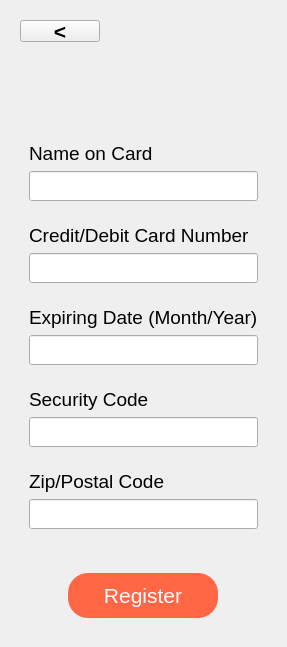
      <widget class="QWidget" name="customerCardInfopage">
       <layout class="QVBoxLayout" name="verticalLayout_42">
        <item alignment="Qt::AlignLeft">
         <widget class="QFrame" name="frame_29">
          <property name="minimumSize">
           <size>
            <width>0</width>
            <height>40</height>
           </size>
          </property>
          <property name="maximumSize">
           <size>
            <width>16777215</width>
            <height>40</height>
           </size>
          </property>
          <property name="frameShape">
           <enum>QFrame::NoFrame</enum>
          </property>
          <property name="frameShadow">
           <enum>QFrame::Raised</enum>
          </property>
          <layout class="QVBoxLayout" name="verticalLayout_32">
           <item>
            <widget class="QPushButton" name="RegisterBack_pushButton_3">
             <property name="font">
              <font>
               <family>Helvetica</family>
               <pointsize>16</pointsize>
               <weight>75</weight>
               <bold>true</bold>
              </font>
             </property>
             <property name="styleSheet">
              <string notr="true">QPushButton {
	border:0xp;
	color: rgb(0, 0, 0);
}

QPushButton:hover {
	color: rgb(76, 175, 255);
}

QPushButton:pressed {
	color: rgb(50, 138, 224);
}</string>
             </property>
             <property name="text">
              <string>&lt;</string>
             </property>
            </widget>
           </item>
          </layout>
         </widget>
        </item>
        <item>
         <widget class="QFrame" name="frame_31">
          <property name="styleSheet">
           <string notr="true">color: rgb(0, 0, 0);</string>
          </property>
          <property name="frameShape">
           <enum>QFrame::NoFrame</enum>
          </property>
          <property name="frameShadow">
           <enum>QFrame::Raised</enum>
          </property>
          <layout class="QVBoxLayout" name="verticalLayout_35" stretch="1,10,2">
           <item alignment="Qt::AlignHCenter">
            <widget class="QFrame" name="frame_32">
             <property name="frameShape">
              <enum>QFrame::NoFrame</enum>
             </property>
             <property name="frameShadow">
              <enum>QFrame::Raised</enum>
             </property>
             <layout class="QVBoxLayout" name="verticalLayout_36">
              <item>
               <widget class="QLabel" name="label_17">
                <property name="maximumSize">
                 <size>
                  <width>140</width>
                  <height>35</height>
                 </size>
                </property>
                <property name="text">
                 <string/>
                </property>
                <property name="pixmap">
                 <pixmap>../Resources/Icons/XPACE_LOGO.png</pixmap>
                </property>
                <property name="scaledContents">
                 <bool>true</bool>
                </property>
               </widget>
              </item>
             </layout>
            </widget>
           </item>
           <item>
            <widget class="QFrame" name="frame_33">
             <property name="font">
              <font>
               <pointsize>16</pointsize>
              </font>
             </property>
             <property name="frameShape">
              <enum>QFrame::NoFrame</enum>
             </property>
             <property name="frameShadow">
              <enum>QFrame::Raised</enum>
             </property>
             <layout class="QVBoxLayout" name="verticalLayout_37">
              <property name="spacing">
               <number>5</number>
              </property>
              <property name="leftMargin">
               <number>0</number>
              </property>
              <property name="topMargin">
               <number>29</number>
              </property>
              <property name="rightMargin">
               <number>0</number>
              </property>
              <property name="bottomMargin">
               <number>20</number>
              </property>
              <item>
               <widget class="QFrame" name="frame_39">
                <property name="frameShape">
                 <enum>QFrame::NoFrame</enum>
                </property>
                <property name="frameShadow">
                 <enum>QFrame::Raised</enum>
                </property>
                <layout class="QVBoxLayout" name="verticalLayout_44">
                 <item>
                  <widget class="QLabel" name="label_22">
                   <property name="font">
                    <font>
                     <pointsize>14</pointsize>
                    </font>
                   </property>
                   <property name="text">
                    <string>Name on Card</string>
                   </property>
                  </widget>
                 </item>
                 <item>
                  <widget class="QLineEdit" name="customerNameOnCard_lineEdit">
                   <property name="minimumSize">
                    <size>
                     <width>0</width>
                     <height>30</height>
                    </size>
                   </property>
                   <property name="font">
                    <font>
                     <family>Helvetica</family>
                     <pointsize>13</pointsize>
                    </font>
                   </property>
                  </widget>
                 </item>
                </layout>
               </widget>
              </item>
              <item>
               <widget class="QFrame" name="frame_34">
                <property name="frameShape">
                 <enum>QFrame::NoFrame</enum>
                </property>
                <property name="frameShadow">
                 <enum>QFrame::Raised</enum>
                </property>
                <layout class="QVBoxLayout" name="verticalLayout_38">
                 <property name="spacing">
                  <number>-1</number>
                 </property>
                 <item>
                  <widget class="QLabel" name="label_18">
                   <property name="font">
                    <font>
                     <family>Helvetica</family>
                     <pointsize>14</pointsize>
                    </font>
                   </property>
                   <property name="text">
                    <string>Credit/Debit Card Number</string>
                   </property>
                  </widget>
                 </item>
                 <item>
                  <widget class="QLineEdit" name="customerCardNumber_lineEdit">
                   <property name="minimumSize">
                    <size>
                     <width>0</width>
                     <height>30</height>
                    </size>
                   </property>
                   <property name="font">
                    <font>
                     <family>Helvetica</family>
                    </font>
                   </property>
                  </widget>
                 </item>
                </layout>
               </widget>
              </item>
              <item>
               <widget class="QFrame" name="frame_35">
                <property name="frameShape">
                 <enum>QFrame::NoFrame</enum>
                </property>
                <property name="frameShadow">
                 <enum>QFrame::Raised</enum>
                </property>
                <layout class="QVBoxLayout" name="verticalLayout_39">
                 <property name="spacing">
                  <number>-1</number>
                 </property>
                 <item>
                  <widget class="QLabel" name="label_19">
                   <property name="font">
                    <font>
                     <family>Helvetica</family>
                     <pointsize>14</pointsize>
                    </font>
                   </property>
                   <property name="text">
                    <string>Expiring Date (Month/Year)</string>
                   </property>
                  </widget>
                 </item>
                 <item>
                  <widget class="QLineEdit" name="customerCardExpDate_lineEdit">
                   <property name="minimumSize">
                    <size>
                     <width>0</width>
                     <height>30</height>
                    </size>
                   </property>
                   <property name="font">
                    <font>
                     <family>Helvetica</family>
                     <pointsize>13</pointsize>
                    </font>
                   </property>
                  </widget>
                 </item>
                </layout>
               </widget>
              </item>
              <item>
               <widget class="QFrame" name="frame_36">
                <property name="frameShape">
                 <enum>QFrame::NoFrame</enum>
                </property>
                <property name="frameShadow">
                 <enum>QFrame::Raised</enum>
                </property>
                <layout class="QVBoxLayout" name="verticalLayout_40">
                 <property name="spacing">
                  <number>-1</number>
                 </property>
                 <item>
                  <widget class="QLabel" name="label_20">
                   <property name="font">
                    <font>
                     <family>Helvetica</family>
                     <pointsize>14</pointsize>
                    </font>
                   </property>
                   <property name="text">
                    <string>Security Code</string>
                   </property>
                  </widget>
                 </item>
                 <item>
                  <widget class="QLineEdit" name="customerCardSCode_lineEdit">
                   <property name="minimumSize">
                    <size>
                     <width>0</width>
                     <height>30</height>
                    </size>
                   </property>
                   <property name="font">
                    <font>
                     <family>Helvetica</family>
                    </font>
                   </property>
                  </widget>
                 </item>
                </layout>
               </widget>
              </item>
              <item>
               <widget class="QFrame" name="frame_38">
                <property name="frameShape">
                 <enum>QFrame::NoFrame</enum>
                </property>
                <property name="frameShadow">
                 <enum>QFrame::Raised</enum>
                </property>
                <layout class="QVBoxLayout" name="verticalLayout_43">
                 <item>
                  <widget class="QLabel" name="customerCardZipCode_lineEdit">
                   <property name="font">
                    <font>
                     <family>Helvetica</family>
                     <pointsize>14</pointsize>
                    </font>
                   </property>
                   <property name="text">
                    <string>Zip/Postal Code</string>
                   </property>
                  </widget>
                 </item>
                 <item>
                  <widget class="QLineEdit" name="zipCode_lineEdit">
                   <property name="minimumSize">
                    <size>
                     <width>0</width>
                     <height>30</height>
                    </size>
                   </property>
                   <property name="font">
                    <font>
                     <family>Helvetica</family>
                    </font>
                   </property>
                  </widget>
                 </item>
                </layout>
               </widget>
              </item>
             </layout>
            </widget>
           </item>
           <item alignment="Qt::AlignHCenter">
            <widget class="QFrame" name="frame_37">
             <property name="frameShape">
              <enum>QFrame::NoFrame</enum>
             </property>
             <property name="frameShadow">
              <enum>QFrame::Raised</enum>
             </property>
             <layout class="QVBoxLayout" name="verticalLayout_41">
              <item>
               <widget class="QPushButton" name="customerRegister_pushButton">
                <property name="minimumSize">
                 <size>
                  <width>150</width>
                  <height>45</height>
                 </size>
                </property>
                <property name="maximumSize">
                 <size>
                  <width>152</width>
                  <height>47</height>
                 </size>
                </property>
                <property name="font">
                 <font>
                  <family>Helvetica</family>
                  <pointsize>16</pointsize>
                 </font>
                </property>
                <property name="styleSheet">
                 <string notr="true">QPushButton {
	color: rgb(254, 253, 255);
	background-color: #FF6644;
	border-radius: 20px;
}

QPushButton:hover {
	background-color: rgb(255, 128, 88);
}

QPushButton:pressed {
	background-color: rgb(225, 91, 61);
}</string>
                </property>
                <property name="text">
                 <string>Register</string>
                </property>
               </widget>
              </item>
             </layout>
            </widget>
           </item>
          </layout>
         </widget>
        </item>
       </layout>
      </widget>
